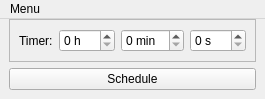
<?xml version="1.0" encoding="UTF-8"?>
<ui version="4.0">
 <class>MainWindow</class>
 <widget class="QMainWindow" name="MainWindow">
  <property name="geometry">
   <rect>
    <x>0</x>
    <y>0</y>
    <width>265</width>
    <height>99</height>
   </rect>
  </property>
  <property name="windowTitle">
   <string>ShutdownTimer</string>
  </property>
  <property name="windowIcon">
   <iconset resource="mainwindow.qrc">
    <normaloff>:/Icons/Icons/main.png</normaloff>:/Icons/Icons/main.png</iconset>
  </property>
  <property name="locale">
   <locale language="English" country="UnitedStates"/>
  </property>
  <property name="iconSize">
   <size>
    <width>228</width>
    <height>261</height>
   </size>
  </property>
  <widget class="QWidget" name="centralwidget">
   <layout class="QVBoxLayout" name="verticalLayout">
    <property name="topMargin">
     <number>0</number>
    </property>
    <item>
     <widget class="QFrame" name="frame">
      <property name="frameShape">
       <enum>QFrame::StyledPanel</enum>
      </property>
      <property name="frameShadow">
       <enum>QFrame::Raised</enum>
      </property>
      <layout class="QHBoxLayout" name="horizontalLayout">
       <item>
        <widget class="QLabel" name="label">
         <property name="sizePolicy">
          <sizepolicy hsizetype="Fixed" vsizetype="Preferred">
           <horstretch>0</horstretch>
           <verstretch>0</verstretch>
          </sizepolicy>
         </property>
         <property name="text">
          <string>Timer:</string>
         </property>
        </widget>
       </item>
       <item>
        <widget class="QSpinBox" name="spinBoxHours">
         <property name="suffix">
          <string> h</string>
         </property>
        </widget>
       </item>
       <item>
        <widget class="QSpinBox" name="spinBoxMinutes">
         <property name="suffix">
          <string> min</string>
         </property>
         <property name="maximum">
          <number>59</number>
         </property>
        </widget>
       </item>
       <item>
        <widget class="QSpinBox" name="spinBoxSeconds">
         <property name="suffix">
          <string> s</string>
         </property>
         <property name="maximum">
          <number>59</number>
         </property>
        </widget>
       </item>
      </layout>
     </widget>
    </item>
    <item>
     <widget class="QPushButton" name="pushButtonOk">
      <property name="text">
       <string>Schedule</string>
      </property>
     </widget>
    </item>
   </layout>
  </widget>
  <widget class="QMenuBar" name="menubar">
   <property name="geometry">
    <rect>
     <x>0</x>
     <y>0</y>
     <width>265</width>
     <height>21</height>
    </rect>
   </property>
   <property name="sizePolicy">
    <sizepolicy hsizetype="Fixed" vsizetype="Fixed">
     <horstretch>0</horstretch>
     <verstretch>0</verstretch>
    </sizepolicy>
   </property>
   <widget class="QMenu" name="menuMenu">
    <property name="geometry">
     <rect>
      <x>269</x>
      <y>125</y>
      <width>166</width>
      <height>94</height>
     </rect>
    </property>
    <property name="title">
     <string>Menu</string>
    </property>
    <widget class="QMenu" name="menuLanguage">
     <property name="title">
      <string>Language</string>
     </property>
     <addaction name="actionEnglish"/>
     <addaction name="actionEspa_ol"/>
    </widget>
    <addaction name="actionCancel_shutdown"/>
    <addaction name="menuLanguage"/>
   </widget>
   <addaction name="menuMenu"/>
  </widget>
  <action name="actionCancel_shutdown">
   <property name="icon">
    <iconset resource="mainwindow.qrc">
     <normaloff>:/Icons/Icons/cancel.png</normaloff>:/Icons/Icons/cancel.png</iconset>
   </property>
   <property name="text">
    <string>Cancel shutdown</string>
   </property>
  </action>
  <action name="actionEspa_ol">
   <property name="icon">
    <iconset resource="mainwindow.qrc">
     <normaloff>:/Icons/Icons/spanish.png</normaloff>:/Icons/Icons/spanish.png</iconset>
   </property>
   <property name="text">
    <string>Español</string>
   </property>
  </action>
  <action name="actionEnglish">
   <property name="icon">
    <iconset resource="mainwindow.qrc">
     <normaloff>:/Icons/Icons/english.png</normaloff>:/Icons/Icons/english.png</iconset>
   </property>
   <property name="text">
    <string>English</string>
   </property>
  </action>
 </widget>
 <resources>
  <include location="mainwindow.qrc"/>
 </resources>
 <connections/>
</ui>
